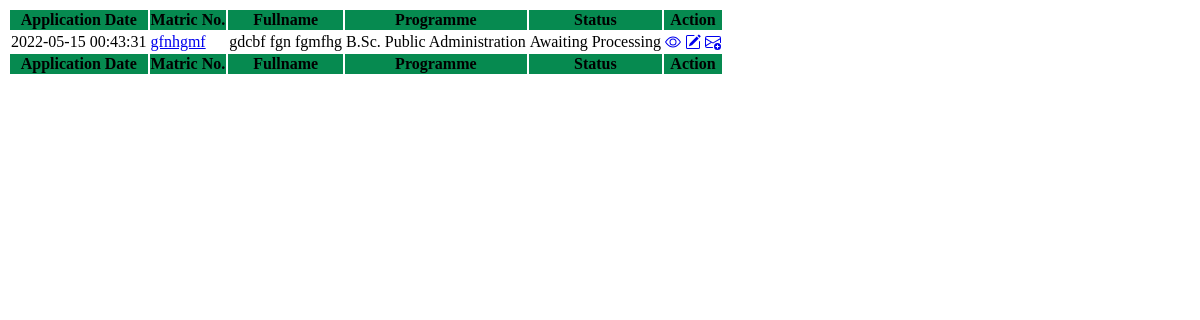
The app's page /adm/undergraduate_admin/fetch.php with its own data.
### tables this page shows
CREATE TABLE IF NOT EXISTS `undergraduate` (
  `id` int(5) NOT NULL AUTO_INCREMENT,
  `title` varchar(6) NOT NULL DEFAULT 'Mr.',
  `firstname` varchar(25) NOT NULL,
  `middlename` varchar(25) NOT NULL,
  `lastname` varchar(25) NOT NULL,
  `sex` varchar(10) NOT NULL,
  `matric_no` varchar(15) NOT NULL,
  `phone` varchar(15) NOT NULL,
  `email` varchar(40) NOT NULL,
  `programme` varchar(50) NOT NULL,
  `date_of_graduation` varchar(12) NOT NULL,
  `applied_before` varchar(4) NOT NULL DEFAULT 'No',
  `recipient` varchar(70) NOT NULL,
  `recipient_name` varchar(70) NOT NULL,
  `address` varchar(255) NOT NULL,
  `city_town` varchar(15) NOT NULL,
  `postal_code` varchar(10) NOT NULL,
  `country` varchar(15) NOT NULL,
  `transcript_label` varchar(25) NOT NULL,
  `rrr` varchar(14) NOT NULL,
  `file1` varchar(100) NOT NULL,
  `file2` varchar(100) NOT NULL,
  `file3` varchar(100) NOT NULL,
  `status` varchar(20) NOT NULL,
  `datetime` timestamp NOT NULL DEFAULT CURRENT_TIMESTAMP COMMENT 'Date/Time of Entry',
  `dob` varchar(10) NOT NULL COMMENT 'Date of Birth',
  `typed_by` varchar(30) NOT NULL,
  `date_of_verification` varchar(15) NOT NULL,
  `comment` varchar(225) NOT NULL,
  `date_sent` varchar(15) NOT NULL,
  `tracking_code` varchar(20) NOT NULL,
  PRIMARY KEY (`id`)
);

### adm/undergraduate_admin/fetch.php (the view, shortened to what this page needs)
<?php
include('../../connect.php');
$sql="SELECT * FROM undergraduate WHERE matric_no LIKE '%".$_POST['search']."%' OR email LIKE '%".$_POST['search']."%' ";
$result=mysqli_query($conn, $sql);
if(mysqli_num_rows($result)>0)
{
?>
    <div class="card">
        <div class="card-body">
            <table class="table border">
                <thead class="table-dark">
                    <tr>
                        <th scope="col" style="background-color:#068a50;">Application Date</th>
                        <th scope="col" style="background-color:#068a50;">Matric No.</th>
                        <th scope="col" style="background-color:#068a50;">Fullname</th>
                        <th scope="col" style="background-color:#068a50;">Programme</th>
                        <th scope="col" style="background-color:#068a50;">Status</th>
                        <th scope="col" style="background-color:#068a50;" colspan="3">Action</th>
                    </tr>
                </thead>
                <tbody>
<?php
while($rows=mysqli_fetch_array($result)){
?>
                    <tr>
                        <td><?php echo $rows['datetime'];  ?></td>
                        <td><a href="view_application.php?id=<?php echo $rows['id'];?>" target="_blank"><?php echo $rows['matric_no'];  ?></a></td>
                        <td><?php echo $rows['firstname']." ".$rows['middlename']." ".$rows['lastname'];  ?></td>
                        <td><?php echo $rows['programme'];  ?></td>
                        <td><?php echo $rows['status'];  ?></td>
                        <td>
                                <a href='view_application.php?id=<?php echo $rows['id'];?>' title="Click to view application details" class='btn btn-outline-info btn-sm' type='view'>
                            </a>
                        </td>
                        <td>
                                <a href='update_application.php?id=<?php echo $rows['id'];?>'title='Click to update application' class='btn btn-outline-success btn-sm' type='edit'>
                                </a>
                        </td>
                        <td>
                                <a href='send_mail.php?id=<?php echo $rows['id'];?>'title='Click to send mail to the applicant' class='btn btn-outline-primary btn-sm' type='send'>
                                </a>
                        </td>
                    </tr>
<?php
}
?>
                </tbody>
                    <tfoot class="table-dark">
                        <tr>
                            <th scope="col" style="background-color:#068a50;">Application Date</th>
                            <th scope="col" style="background-color:#068a50;">Matric No.</th>
                            <th scope="col" style="background-color:#068a50;">Fullname</th>
                            <th scope="col" style="background-color:#068a50;">Programme</th>
                            <th scope="col" style="background-color:#068a50;">Status</th>
                            <th scope="col" style="background-color:#068a50;" colspan="3">Action</th>
                        </tr>
                    </tfoot>
        </table>
        </div>
    </div>
<?php
}
else
{
	echo '<div class="alert alert-danger">
				<a href="#" class="close" data-dismiss="alert">&times;</a>
				<em>Feedback: </em> NO DATA FOUND!
			</div>';
}
?>

### records on screen
undergraduate: datetime "2022-05-15 00:43:31", matric_no "gfnhgmf", firstname "gdcbf", middlename "fgn", lastname "fgmfhg", programme "B.Sc. Public Administration", status "Awaiting Processing"
